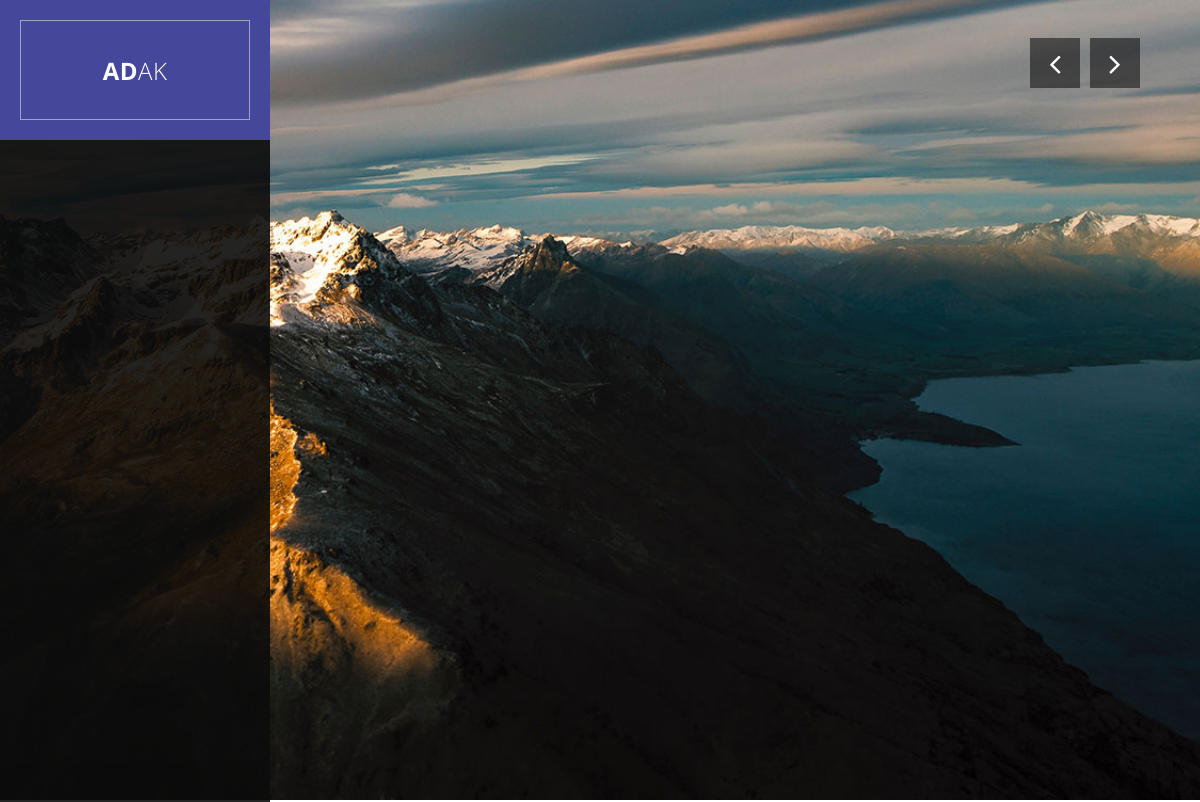
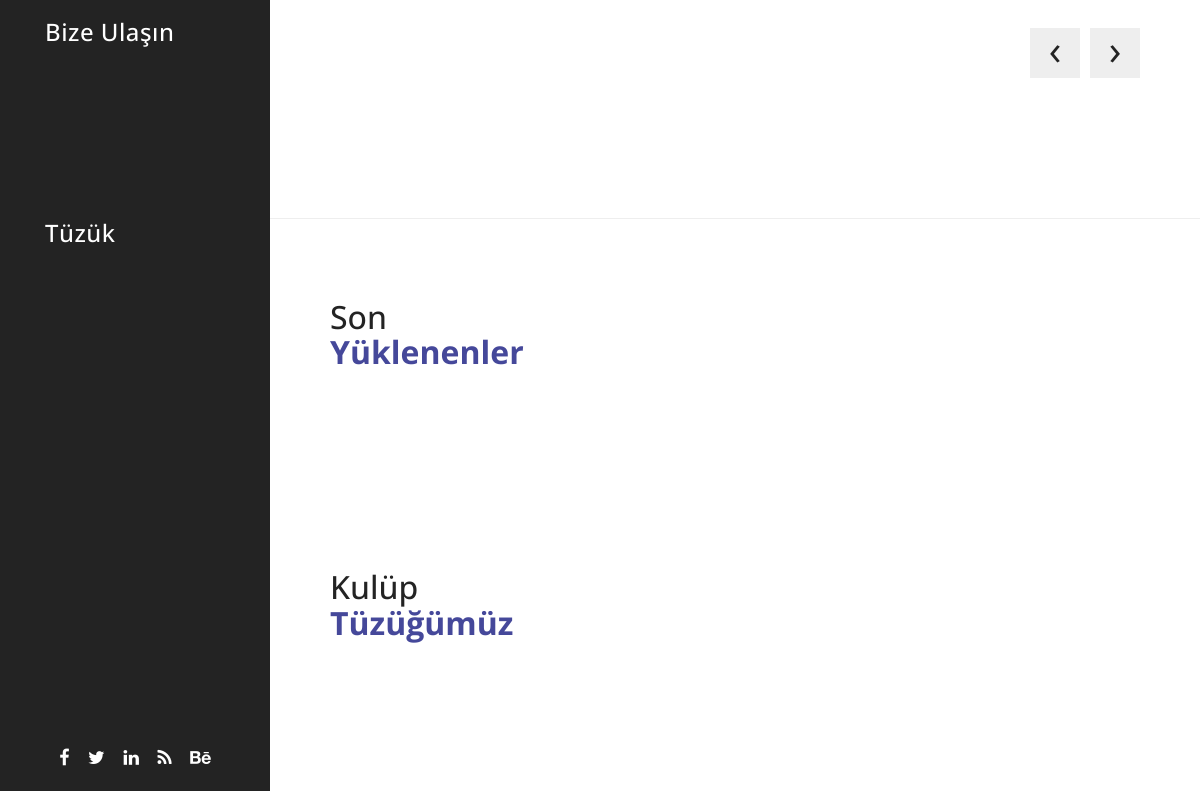
The app's page /, older data (2 pictures, top to bottom).
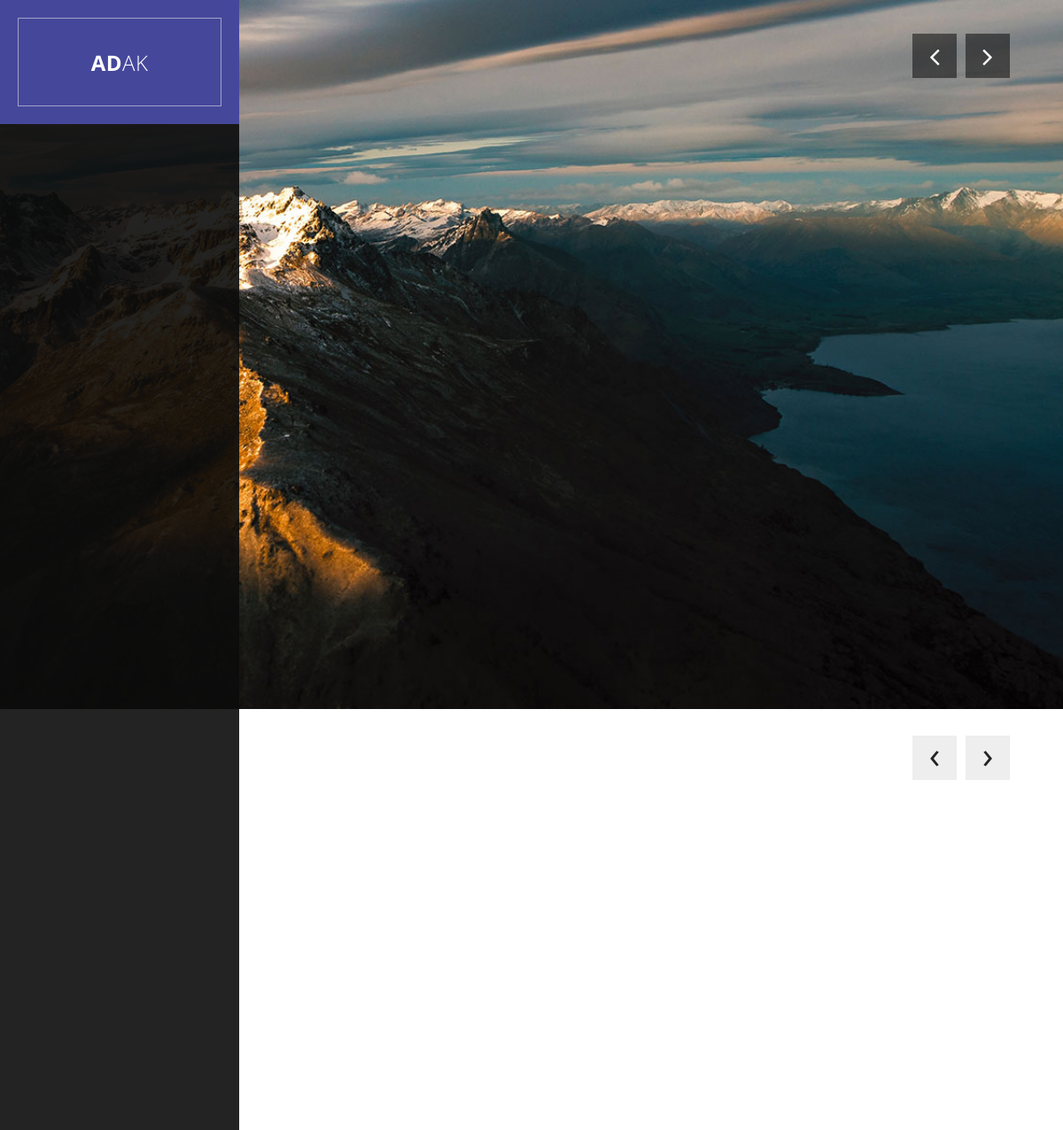
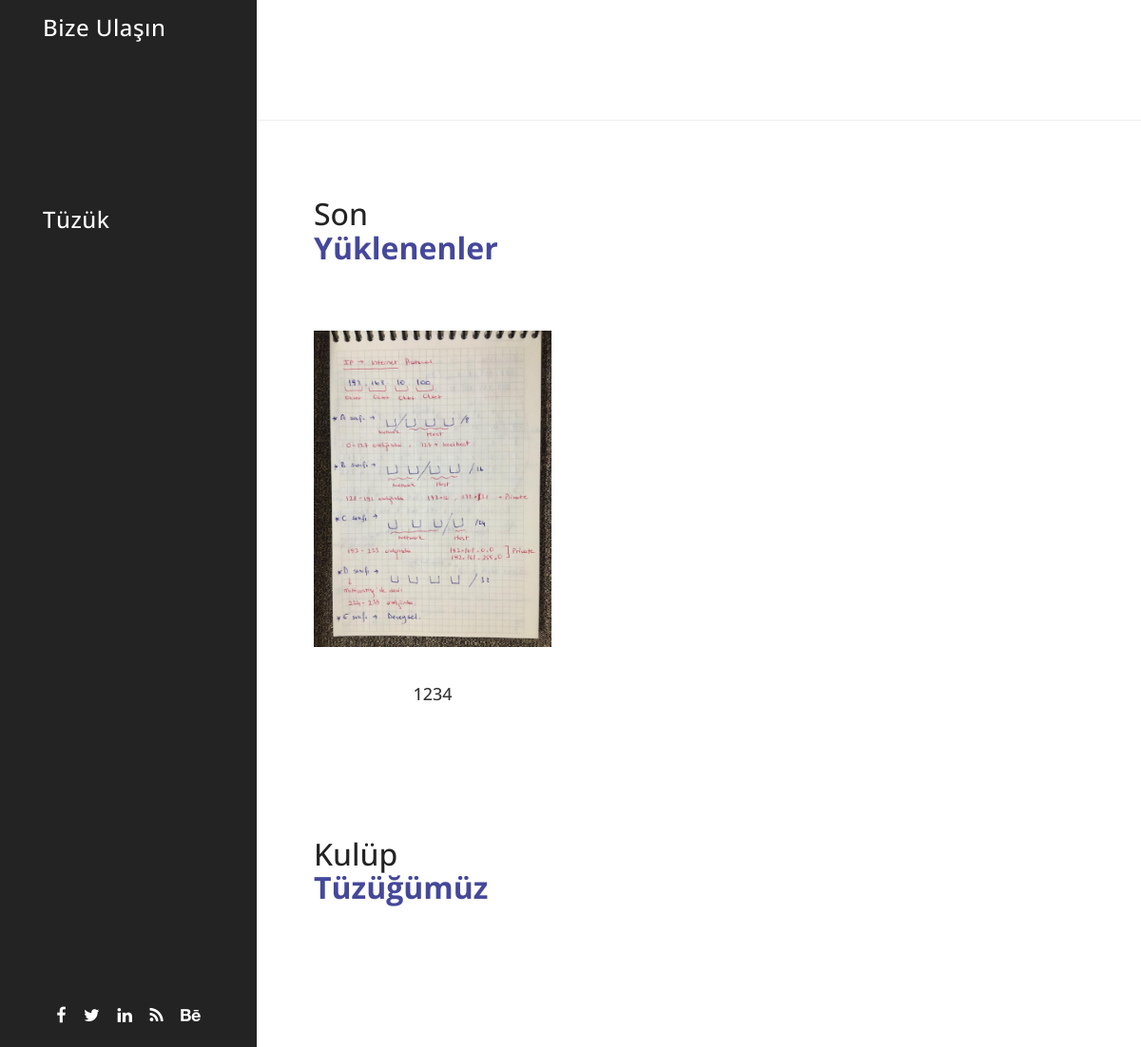
The same page, newer data (2 pictures, top to bottom).
### home/models.py (models this page shows, shortened)
class Images(models.Model):
    title = models.CharField(max_length=50, blank=True)
    image = models.ImageField( upload_to='images/')
    detail = RichTextUploadingField(blank=True)
    def image_tag(self):
        return mark_safe('<img src="{}" height="50"/>'.format(self.image.url))
    image_tag.short_description ='Image'

### home/views.py (the view)
# urls.py: path('', views.index , name = 'index')
def index(request):
    setting = Setting.objects.get(pk=1)
    photo = Images.objects.all().order_by('?')
    randomphoto = Images.objects.all().order_by('-id')[:9]
    context = {'setting': setting,
               'photo': photo,
               'randomphoto': randomphoto,
              }
    return render(request, 'index.html', context)

### home/templates/index.html (shortened to what this page needs)
{% extends "homebase.html" %}
{% block header %}
   {% include "header.html" %}
{% endblock %}
{% block slider %}
   {% include "slider.html" %}
{% endblock %}
{% block content %}
   {% include "content.html" %}
{% endblock %}

### home/templates/content.html (shortened to what this page needs)
        {% load static %}
        <div class="page-content">
            <section id="featured" class="content-section">
                <div class="section-content">
                    <div class="owl-carousel owl-theme">
                    {% for rs in photo %}
                        <div class="item">
                            <div class="image">
                                <img src="{{ rs.image.url }}" alt="">
                            </div>
                            <div class="text-content">
                                <h4>{{ rs.title }}</h4>
                            </div>
                        </div>
                        {% endfor %}
            </section>
            <section id="projects" class="content-section">
                <div class="section-heading">
                    <h1>Son<br><em>Yüklenenler</em></h1>
                </div>
                <div class="section-content">
                    <div class="masonry">
                        <div class="row">
                        {% for rs in randomphoto %}
                            <div class="item">
                                <div class="col-md-4">
                                    <a href="/photo/{{rs.id}}" ><img src="{{rs.image.url}}" ></a>
                                    <h4>{{rs.title}}</h4>
                                </div>
                            </div>
                        {% endfor %}
                        </div>
                    </div>
                </div>
            </section>
            <section id="contact" class="content-section">
                <div id="contact-content">
                <div class="section-heading">
                    <h1>Kulüp<br><em>Tüzüğümüz</em></h1>
                </div>
                <div class="section-content">
                    <form id="contact" action="#" method="post">
                        <div class="row">
                            <div class="col-md-12">
                            </div>
                        </div>
                    </form>
                </div>
                </div>
            </section>
        </div>

Row changes from the older to the newer data that the page shows:
added Images: image (picture), title "1234"
